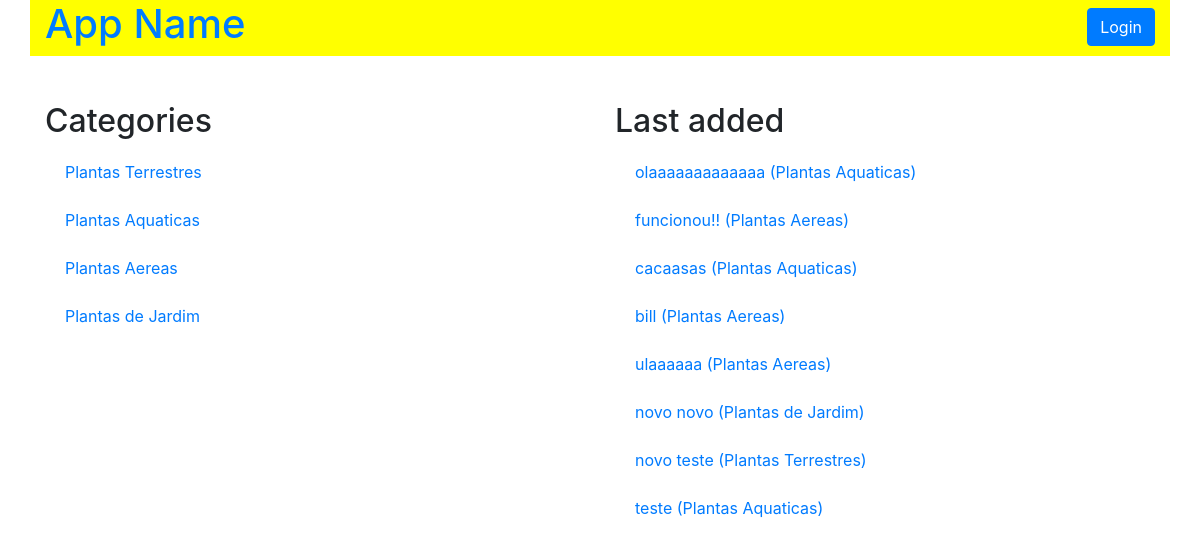
Page /category on the earlier database version.
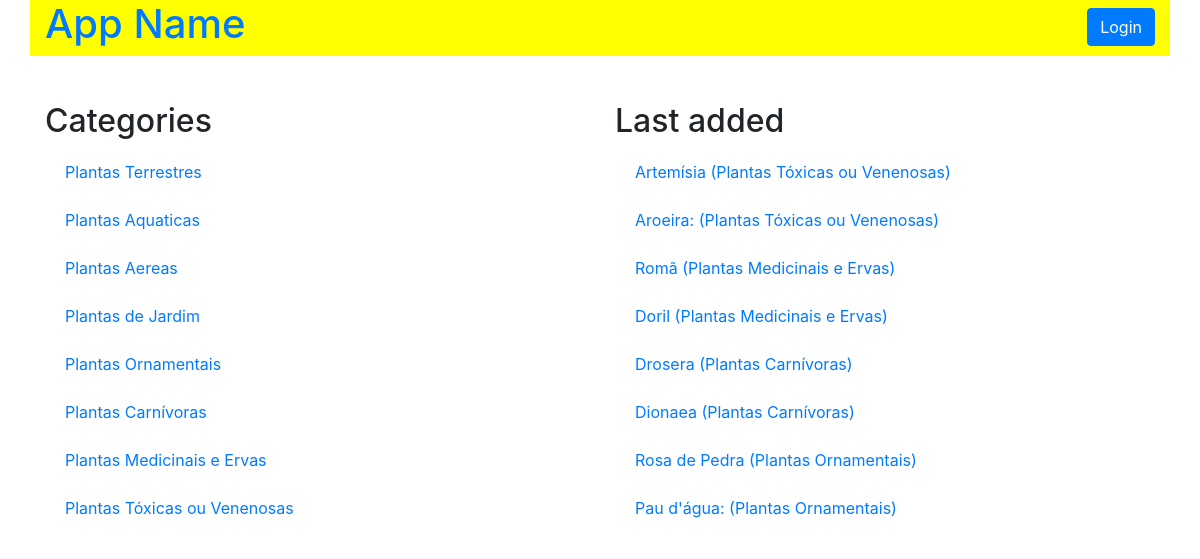
Same page on the later database version.
### models.py (models this page shows, shortened)
class Category(Base):
    __tablename__ = 'category'
    id = Column(Integer, primary_key=True)
    name = Column(String(50), nullable=False)

class Item(Base):
    __tablename__ = 'item'
    id = Column(Integer, primary_key=True)
    name = Column(String(50), nullable=False)
    description = Column(String(1000), nullable=False)
    category_id = Column(Integer, ForeignKey('category.id'))
    category = relationship(Category)

### application.py (the view, shortened to what this page needs)
@app.route('/')
@app.route('/category')
def catalogFunction():
    category = session.query(Category)
    items = session.query(Item).filter_by(
        category_id=Item.category_id).order_by(Item.id.desc()).limit(8).all()
    if 'username' not in login_session:
        if category.count() == 0:
            flash("You have no categories yet!")
            return render_template(
                'publicCatalog.html', plantas=category, itemName=items)
        else:
            return render_template(
                'publicCatalog.html', plantas=category, itemName=items)

### templates/publicCatalog.html (shortened to what this page needs)
{% extends "main.html" %}
{% block content %}
{% include "header.html" %}
    <section class="row">
      <div id="item-description" class="col-md-6">
        <h2>Categories</h2>
        {% for i in plantas %}
          <div class="list-group">
            <a href="{{ url_for('categoryFunction', category_id=i.id)}}" class="list-group-item">{{ i.name }}</a>
          </div>
        {% endfor %}
      </div>
      <div id="item-description" class="col-md-6">
        <h2>Last added</h2>
        {% for i in itemName %}
          <div class="list-group">
            <a href="{{ url_for('itemFunction', category_id=i.category.id, item_id=i.id)}}" class="list-group-item">{{ i.name }} ({{ i.category.name }})</a>
          </div>
        {% endfor %}
      </div>
    </section>
{% endblock %}

### templates/main.html (shortened to what this page needs)
<!DOCTYPE html>
<html lang="pt-br">
  <head>
    <link rel="stylesheet" href="https://stackpath.bootstrapcdn.com/bootstrap/4.3.1/css/bootstrap.min.css">
    <link rel="stylesheet" href="{{ url_for('static', filename='styles.css') }}" />
  </head>
  <body>
    <div class="container">
      {% block content %}
      {% endblock %}
    </div>
  </body>
</html>

### templates/header.html
<header id="top-header" class="row">
  <div class="col-md-6">
    <a href="{{url_for('catalogFunction')}}">
      <h1>App Name</h1>
    </a>
  </div>
  <div class="col-md-6 text-right">
    {%if 'username' not in session %}
      <a href="{{url_for('showLogin')}}"><button type="button"  id="log-in-out-button" class="btn btn-primary">Login</button></a>
    {% else %}
      <a href="{{url_for('disconnect')}}"><button type="button"  id="log-in-out-button" class="btn btn-primary">Logout</button></a>
    {% endif %}
  </div>
</header>

### static/styles.css (style rules this page uses)
#top-header { background-color: yellow; }
#log-in-out-button { float: right; margin-top: 1.5%; }
.list-group-item { border: 0px; }
#item-description { margin-top: 4%; }

Differences in the rows shown:
removed Item: name "olaaaaaaaaaaaaa", category.name "Plantas Aquaticas"
removed Item: name "funcionou!!", category.name "Plantas Aereas"
removed Item: name "cacaasas", category.name "Plantas Aquaticas"
removed Item: name "bill", category.name "Plantas Aereas"
removed Item: name "novo novo", category.name "Plantas de Jardim"
removed Item: name "novo teste", category.name "Plantas Terrestres"
removed Item: name "teste", category.name "Plantas Aquaticas"
added Category: name "Plantas Ornamentais"
added Category: name "Plantas Carnívoras"
added Category: name "Plantas Medicinais e Ervas"
added Category: name "Plantas Tóxicas ou Venenosas"
added Item: name "Artemísia", category.name "Plantas Tóxicas ou Venenosas"
added Item: name "Aroeira:", category.name "Plantas Tóxicas ou Venenosas"
added Item: name "Romã", category.name "Plantas Medicinais e Ervas"
added Item: name "Doril", category.name "Plantas Medicinais e Ervas"
changed Item: name "ulaaaaaa" → "Drosera"; category.name "Plantas Aereas" → "Plantas Carnívoras"
added Item: name "Dionaea", category.name "Plantas Carnívoras"
added Item: name "Rosa de Pedra", category.name "Plantas Ornamentais"
added Item: name "Pau d'água:", category.name "Plantas Ornamentais"
